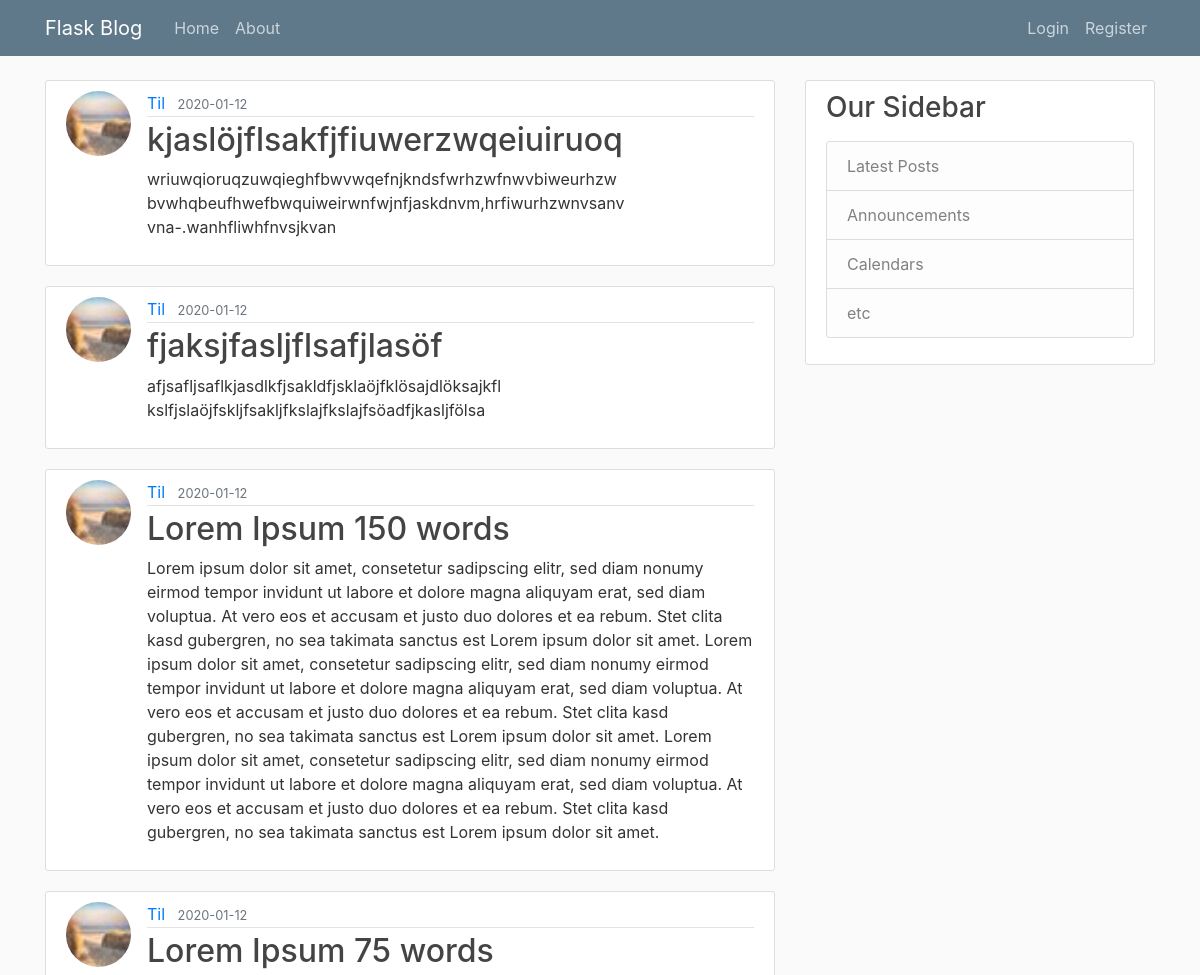
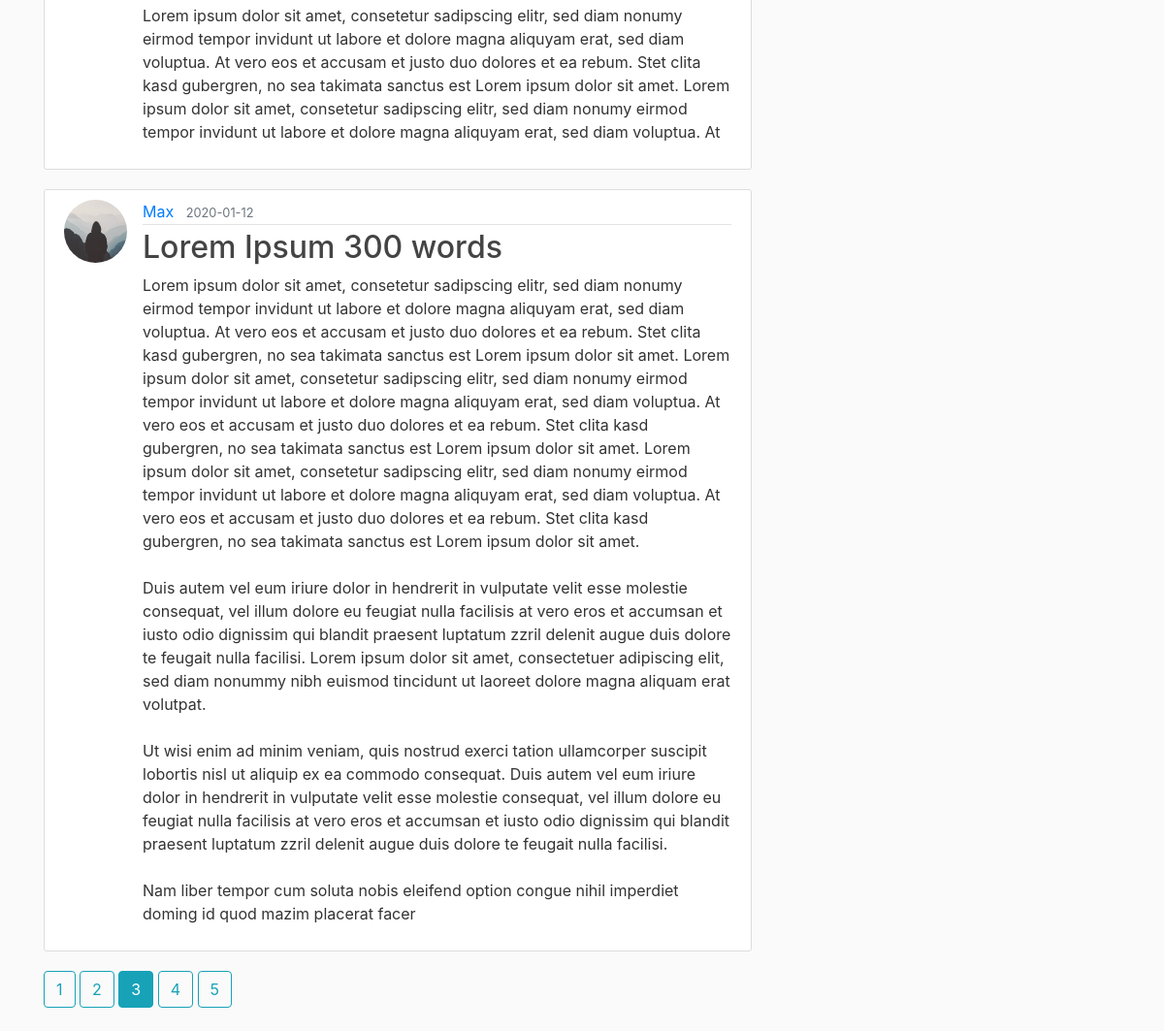
Screenshot of /home?page=3 with the database file from the repository (2 pictures, top to bottom).
### flaskblog/models.py (models this page shows, shortened)
class Post(db.Model):
    id = db.Column(db.Integer, primary_key=True)
    title = db.Column(db.String(100), nullable=False)
    date_posted = db.Column(db.DateTime, nullable=False, default=datetime.utcnow)
    content = db.Column(db.Text, nullable=False)
    user_id = db.Column(db.Integer, db.ForeignKey('user.id'), nullable=False) # ForeignKey creates a relationship to the user id who has written the post; ForeignKey needs to be written lowercase because it uses the tablename (in the SQLite database) and not the classname of the model

class User(db.Model, UserMixin): # 'db.Model' creates the SQLAlchemy Model; UserMixin is important for flask_login to make the login system work (UserMixin provides funcions like 'is_authenticated' for flask_login)
    id = db.Column(db.Integer, primary_key=True) # 'primary_key' provides a unique id for each column
    username = db.Column(db.String(20), unique=True, nullable=False) # 'unique' makes sure that the username is only one time stored in the database; 'nullable' ensures that the entry is not null
    email = db.Column(db.String(120), unique=True, nullable=False)
    image_file = db.Column(db.String(20), nullable=False, default='default.jpg') # 'default' sets a default entry if nothing was submitted in the form
    password = db.Column(db.String(60), nullable=False)
    posts = db.relationship('Post', backref='author', lazy=True) # relationship with another model (in this case 'Post'; 'Post' need to be spelled like the class); 'backref' creates a kind of column in the related model; 'lazy' ensures that the related data only gets loaded when needed

### flaskblog/routes.py (the view)
@app.route('/')
@app.route('/home')
def home():
    page = request.args.get('page', 1, type=int)
    posts = Post.query.order_by(Post.date_posted.desc()).paginate(page=page, per_page=5)
    return render_template('home.html', title='Home', posts=posts) # renders the template 'home.html' and provides the variables 'title' and 'posts' for the template

### flaskblog/templates/home.html
{% extends "layout.html" %}
{% block content %}
  {% for post in posts.items %}
    <article class="media content-section">
      <img class="rounded-circle article-img" src="{{ url_for('static', filename='profile_pics/' + post.author.image_file) }}">
      <div class="media-body">
        <div class="article-metadata">
          <a class="mr-2" href="{{ url_for('user_posts', username=post.author.username) }}">{{ post.author.username }}</a>
          <small class="text-muted">{{ post.date_posted.strftime('%Y-%m-%d') }}</small>
        </div>
        <h2><a class="article-title" href="{{ url_for('post', post_id=post.id) }}">{{ post.title }}</a></h2>
        <p class="article-content">{{ post.content }}</p>
      </div>
    </article>
  {% endfor %}
  {% for page_num in posts.iter_pages(left_edge=1, right_edge=1, left_current=1, right_current=2) %}
  {% if page_num %}
    {% if posts.page == page_num %}
      <a class="btn btn-info mb-4" href="{{ url_for('home', page=page_num) }}">{{ page_num }}</a>
    {% else %}
      <a class="btn btn-outline-info mb-4" href="{{ url_for('home', page=page_num) }}">{{ page_num }}</a>
    {% endif %}
  {% else %}
    ...
  {% endif %}
  {% endfor %}
{% endblock content %}

### flaskblog/static/css/main.css (style rules this page uses)
body { background: #fafafa; color: #333333; margin-top: 5rem; }
h1, h2, h3, h4, h5, h6 { color: #444444; }
.content-section { background: #ffffff; padding: 10px 20px; border: 1px solid #dddddd; border-radius: 3px; margin-bottom: 20px; }
.article-title { color: #444444; }
.article-content { white-space: pre-line; }
.article-img { height: 65px; width: 65px; margin-right: 16px; }
.article-metadata { padding-bottom: 1px; margin-bottom: 4px; border-bottom: 1px solid #e3e3e3 }

### rows the page displays
Post: image_file (picture), author.username "Til", date_posted "2020-01-12", title "kjaslöjflsakfjfiuwerzwqeiuiruoq", content "wriuwqioruqzuwqieghfbwvwqefnjkndsfwrhzwfnwvbiweurhzw bvwhqbeufhwefbwquiweirwnfwjnfjaskdnvm,hrfiwurhzwnvsanv vna-.wanhfliwhfnvsjkvan"
Post: image_file (picture), author.username "Til", date_posted "2020-01-12", title "fjaksjfasljflsafjlasöf", content "afjsafljsaflkjasdlkfjsakldfjsklaöjfklösajdlöksajkfl kslfjslaöjfskljfsakljfkslajfkslajfsöadfjkasljfölsa"
Post: image_file (picture), author.username "Til", date_posted "2020-01-12", title "Lorem Ipsum 150 words", content "Lorem ipsum dolor sit amet, consetetur sadipscing elitr, sed diam nonumy eirmod tempor invidunt ut labore et dolore magna aliquyam erat, sed diam voluptua. At vero eos et accusam et justo duo dolores et ea rebum. Stet clita kasd gubergren, no sea takimata sanctus est Lorem ipsum dolor sit amet. Lorem ipsum dolor sit amet, consetetur sadipscing elitr, sed diam nonumy eirmod tempor invidunt ut labore et dolore magna aliquyam erat, sed diam voluptua. At vero eos et accusam et justo duo dolores et ea rebum. Stet clita kasd gubergren, no sea takimata sanctus est Lorem ipsum dolor sit amet. Lorem ipsum dolor sit amet, consetetur sadipscing elitr, sed diam nonumy eirmod tempor invidunt ut labore…"
Post: image_file (picture), author.username "Til", date_posted "2020-01-12", title "Lorem Ipsum 75 words", content "Lorem ipsum dolor sit amet, consetetur sadipscing elitr, sed diam nonumy eirmod tempor invidunt ut labore et dolore magna aliquyam erat, sed diam voluptua. At vero eos et accusam et justo duo dolores et ea rebum. Stet clita kasd gubergren, no sea takimata sanctus est Lorem ipsum dolor sit amet. Lorem ipsum dolor sit amet, consetetur sadipscing elitr, sed diam nonumy eirmod tempor invidunt ut labore et dolore magna aliquyam erat, sed diam voluptua. At"
Post: image_file (placeholder picture), author.username "Max", date_posted "2020-01-12", title "Lorem Ipsum 300 words", content "Lorem ipsum dolor sit amet, consetetur sadipscing elitr, sed diam nonumy eirmod tempor invidunt ut labore et dolore magna aliquyam erat, sed diam voluptua. At vero eos et accusam et justo duo dolores et ea rebum. Stet clita kasd gubergren, no sea takimata sanctus est Lorem ipsum dolor sit amet. Lorem ipsum dolor sit amet, consetetur sadipscing elitr, sed diam nonumy eirmod tempor invidunt ut labore et dolore magna aliquyam erat, sed diam voluptua. At vero eos et accusam et justo duo dolores et ea rebum. Stet clita kasd gubergren, no sea takimata sanctus est Lorem ipsum dolor sit amet. Lorem ipsum dolor sit amet, consetetur sadipscing elitr, sed diam nonumy eirmod tempor invidunt ut labore…"

### other values shown
{{ page_num }} "1" "2" "4" "5"
{{ page_num }} "3"
